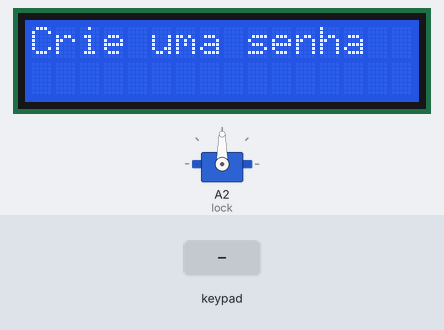
The sketch below on a simulated Arduino Uno, built with avr-gcc and run on an emulated ATmega328P. Shown: servo, 16×2 character LCD. The inputs (shaded band) are chosen by the test bench.

Above: at 0.8 s.
0.9 s: keypad keys 1 2 1 0 9 8 # pressed 0.4 s apart
At 4.7 s:
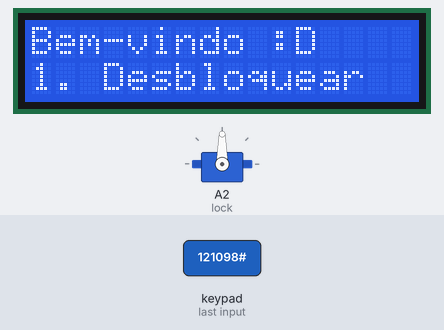
5.2 s: key '1' pressed
At 6.4 s:
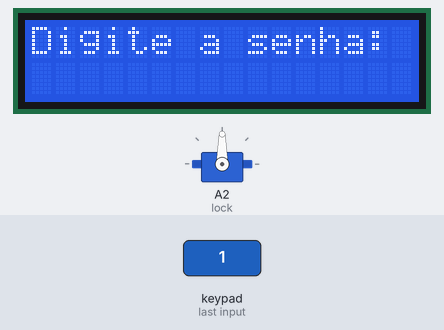
6.7 s: keypad keys 1 2 1 0 9 8 A pressed 0.4 s apart
At 10.0 s:
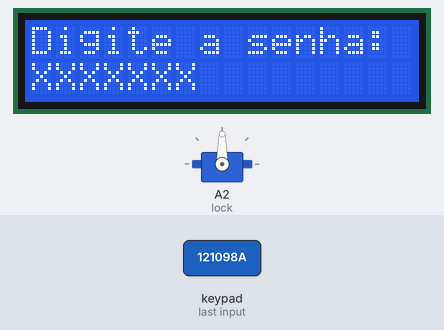
11.0 s: keypad keys 1 3 9 7 2 2 # pressed 0.4 s apart
At 14.8 s:
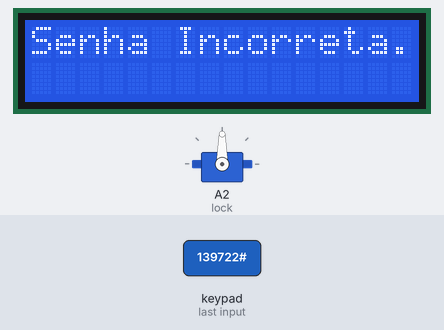
Timing chart, 0 to 16.3 s (numbered marks = the images above; inputs shaded):
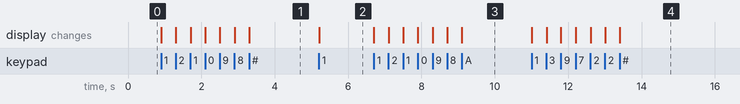

The sketch:

lock_system.ino
```cpp
#include <Keypad.h>
#include <Servo.h>
#include <LiquidCrystal.h>

Servo lock;
int pos = 0;

const byte numRows = 4;
const byte numCols = 4;

char keymap[numRows][numCols] = {
  {'1', '2', '3', 'A'},
  {'4', '5', '6', 'B'},
  {'7', '8', '9', 'C'},
  {'*', '0', '#', 'D'}
};
byte rowPins[numRows] = {12, 10, 9, 8};
byte colPins[numCols] = {7, 6, A0, A1};

Keypad keypad_lock= Keypad(makeKeymap(keymap), rowPins, colPins, numRows, numCols);

String password = "";

const int rs = 13, en = 11, d4 = 5, d5 = 4, d6 = 3, d7 = 2;
LiquidCrystal lcd(rs, en, d4, d5, d6, d7);

void setup() {
  lock.attach(A2);
  lcd.begin(16,2);
  lcd.clear();
  lcd.setCursor(0,0);
  lcd.print("Crie uma senha");
  int x = 0;
  char first_key;
  while(true) {
    first_key = keypad_lock.getKey();
    if(first_key) {
      if (first_key == '#'){
        break;
      }
      if (first_key == 'D'){
        x -= 1;
        password.remove(x);
        lcd.setCursor(x, 1);
        lcd.print(" ");
      } else {
        lcd.setCursor(x, 1);
        lcd.print('x');
        password += first_key;
        x += 1;
      }
    }
  }
  lcd.clear();
  menu();
}

void servo(){
  for (pos = 0; pos<= 90; pos +=1) {
    lock.write(pos);
    delay(20);
  }
  for (pos = 90; pos >= 0; pos -= 1) {
    lock.write(pos);
    delay(20);
  }
}

void create_password() {
  lcd.clear();
  lcd.setCursor(0, 0);
  lcd.print("Digite a senha:");
  int x = 0;
  String password_2 = "";
  char new_key;
  while(true) {
    new_key = keypad_lock.getKey();
    if(new_key) {
      if(new_key == '*') {
        return;
      }
      if (new_key == '#'){
        break;
      }
      if (new_key == 'D'){
        x -= 1;
        password_2.remove(x);
        lcd.setCursor(x, 1);
        lcd.print(" ");
      } else {
        lcd.setCursor(x, 1);
        lcd.print("X");
        password_2 += new_key;
        x += 1;
      }
    }

  }
  if (password_2.equalsIgnoreCase(password)) {
    lcd.clear();
    lcd.setCursor(0, 0);
    lcd.print("Destravando.");
    servo();
    lcd.clear();
    menu();
  } else {
    lcd.clear();
    lcd.setCursor(0, 0);
    lcd.print("Senha Incorreta.");
    delay(4000);
    lcd.clear();
    menu();
  }
}
void menu() {
  lcd.setCursor(0, 0);
  lcd.print("Bem-vindo :D");
  lcd.setCursor(0, 1);
  lcd.print("1. Desbloquear");
}
void loop() {
  char menu_key;
  menu_key = keypad_lock.getKey();
  if (menu_key == '1') {
    create_password();
  }

}
```

Measured:
- after the input at 0.9 s, the display: first changes at once (image 1 shows a later state)
- after the input at 5.2 s, the display: changes at once (image 2)
- after the input at 6.7 s, the display: first changes at once (image 3 shows a later state)
- after the input at 11.0 s, the display: first changes at once (image 4 shows a later state)
